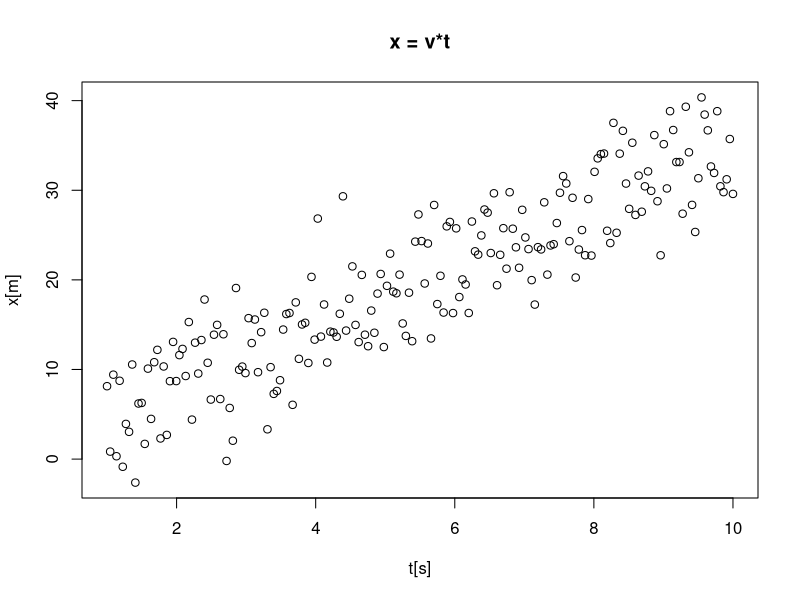
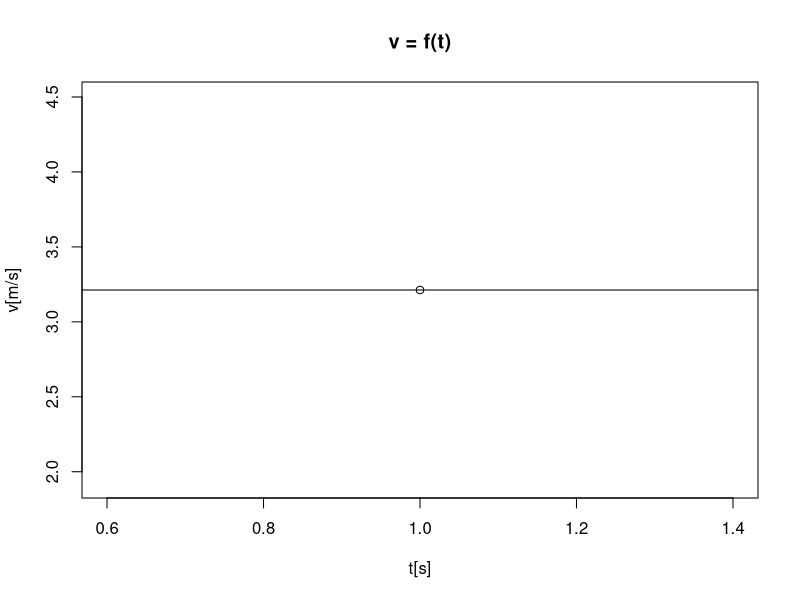
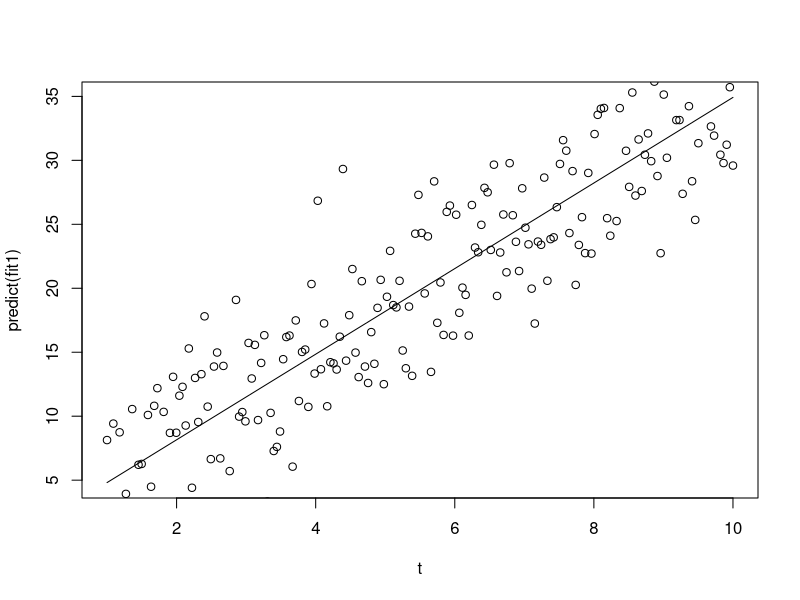
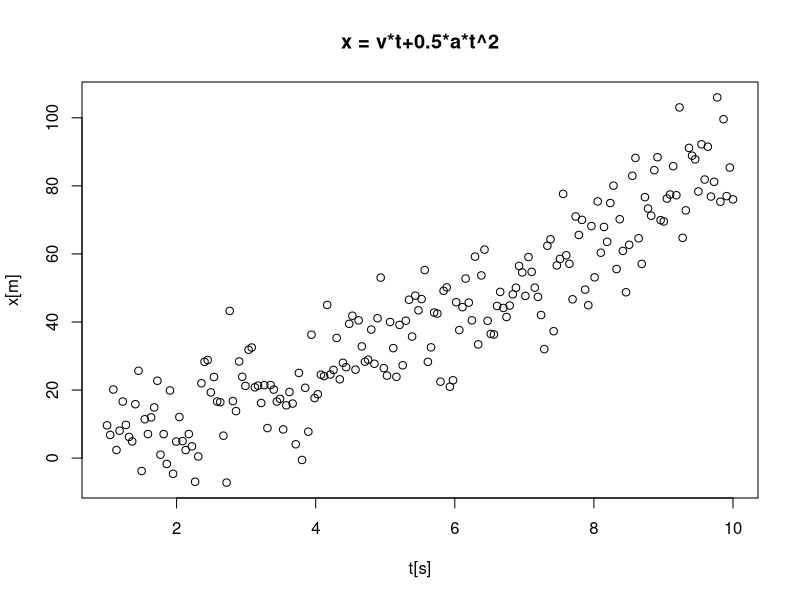
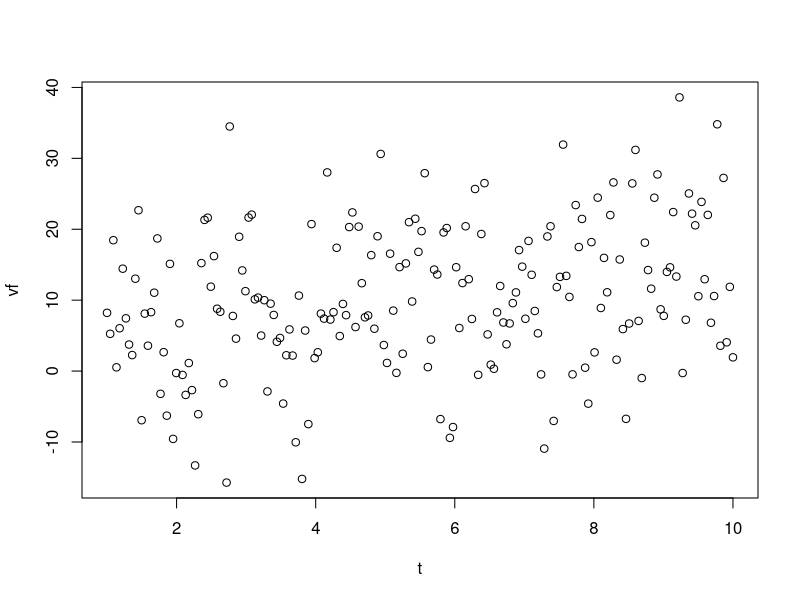
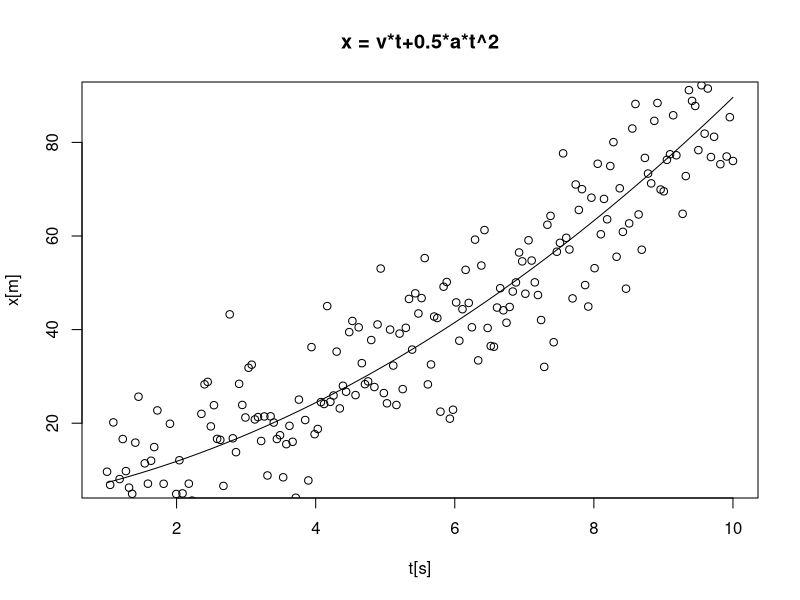
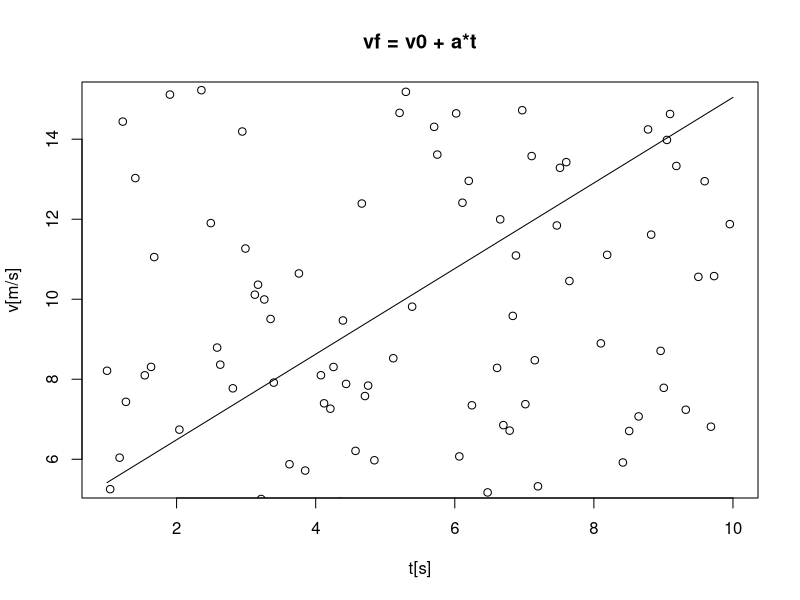
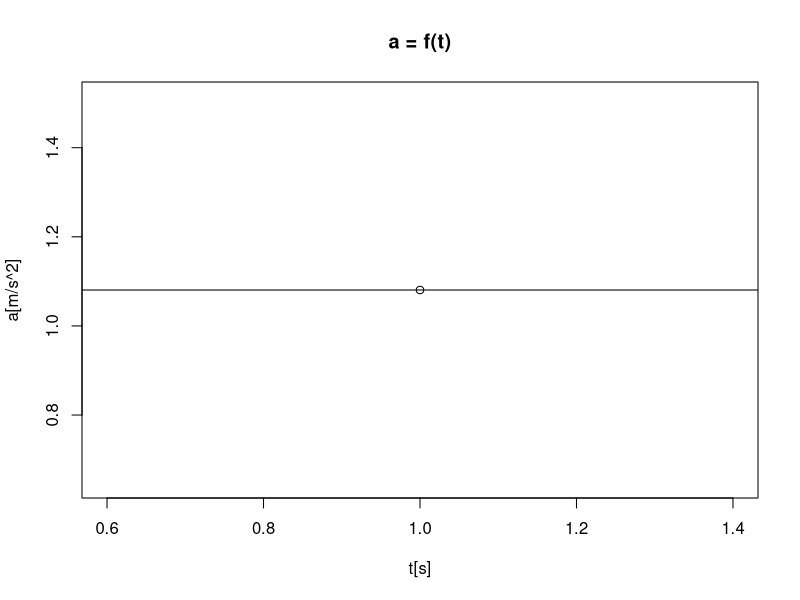

Recreate these plots in R, in order. (Note: this script raises an error after producing the figures.)
# setwd("/media/alex/Data/informatica/Fisica/FisicaLab/Informe6p2")
# Nombre: Alexander James Alvarez Rojas 
# Fecha: 14/06/2021
# Objetivos: Cinematica 
# Aclaracion: fjkdashfkjhdsk

######################## MRU ###########################
t <- seq(1,10, length.out = 200)
x0 <- runif(1,1,4)
v = runif(1,1, 4)
WGN <- rnorm(length(t), 0, 4)

x = x0 + v*t + WGN

plot(t,x,xlab ="t[s]", ylab = "x[m]", main = "x = v*t")
plot(v, xlab = "t[s]", ylab = "v[m/s]", main = "v = f(t)")
abline(h=v)
# linear model
fit1 <- lm(x~t)

plot(t, predict(fit1), t="l")
points(t,x)

#################### MRUV ############################

#t <- seq(1,10, lenght.out = 15)
WGN = rnorm(length(t), 0, 10)
a = runif(1,1,4) 

x = x0 + v*t + (1/2)*a*t^2 + WGN
vf = v  + a*t + WGN

plot(t,x, xlab = "t[s]", ylab = "x[m]", main= "x = v*t+0.5*a*t^2")
plot(t,vf)
# linear model
fit2 <- lm(x~poly(t,2))

plot(t,predict(fit2), t="l", xlab = "t[s]", ylab = "x[m]", main= "x = v*t+0.5*a*t^2")
points(t,x)
fitv <- lm(vf~t)

plot(t,predict(fitv), t="l", xlab = "t[s]", ylab = "v[m/s]", main= "vf = v0 + a*t")
points(t,vf)
plot(a, xlab = "t[s]", ylab = "a[m/s^2]", main = "a = f(t)")
abline(h=a)

########################## MU#################################
t = seq(1,10, length.out = 200)
WGN <- rnorm(length(t), 0, 20)
x = 14*t^5 + 16*t^3 - 12*t +8 + WGN
v = 14*5*t^4 + 16*3*t^2 - 12 +WGN
a = 14*20*t^3 + 16*6*t + WGN
astart <- 1
datos = data.frame(t,x)

plot(t,x)
#linear model
fit4 <- nls(x~(14*t^5 + 16*t^3 - 12*t +8), data = datos,start = list(t=1))
fit5 <- lm(x~poly(t,5))
plot(t,predict(fit5),t="l", main = "x = 14*t^5 + 16*t^3 - 12*t +8", xlab = "t[s]", ylab = "x[m]")
points(t,x)
predict(fit4)
length(x) == length(t)

datosMU <- data.frame("t"=t, "posicion inicial" = x, "posicion arreglada" = predict(fit5))


fit6 <- lm(v~poly(t,4))
plot(t,predict(fit6), t="l", main = "v = 14*5*t^4 + 16*3*t^2 - 12", xlab = "t[s]", ylab = "v[m/s]")
points(t,v)
datosMU <- data.frame("t"=t, "velocidad inicial" = x, "velocidad arreglada" = predict(fit6))

fit7 <- lm(a~poly(t,3))
plot(t,predict(fit7), t="l", main ="a = 14*20*t^3 + 16*6*t", xlab = "t[s]", ylab = "a[m/s^2]")
points(t,a)
datosMU <- data.frame("t" = t, "aceleracion inicial" = a, "aceleracion arreglada" = predict(fit7))

############################### mv ######################
# mu mariposa
a <- runif(n = 1,min = 1,max = 4)
b <- runif(n = 1,min = 1,max = 4)
WGN <- rnorm(n = length(t), mean = 0, sd = 1)

x = (a)*t/((b+t)) + WGN
v = a*b/(b+t)^2
a = -2*a*b/(b+t)^3

plot(t,x,ylab = "x[m]", xlab = "t[s]", main ="x = (a*t)/(b+t)")
plot((t),(v), xlab = "t[s]", ylab = "v[m/s]", main = "v = a*b/(b+t)^2")
points((t),(v), t="l",xlab = "t[s]", ylab = "v[m/s]", main = "v = a*b/(b+t)^2")
plot(t,a,t="l",xlab = "t[s]", ylab = "a[m/s^2]", main = "a = -2ab/(b+t)^3")
points(t,a)

# corrigiendo el movimiento
fit3 <- nls(x~(a*t)/((b+t)),start = list(a = 1, b=1))
summary(fit3)
fit3$coefficients

# graficando
plot(t,predict(fit3), t="l", col= 34, ylab = "x[m]", xlab = "t[s]", main ="x = (a*t)/(b+t)")
points(t,x, col=20)
datosMV <- data.frame("Tiempo"=t,"Posicion inicial" = x,"Posicion arreglada"=predict(fit3))



plot(t,v, xlab = "t[s]", ylab = "v[m/s]", main = "v = a*b/(b+t)^2")
points(t, predict(fit21))



# library(xtable)
# resultados <- xtable(datosMU)
# print(resultados,type ="latex")
